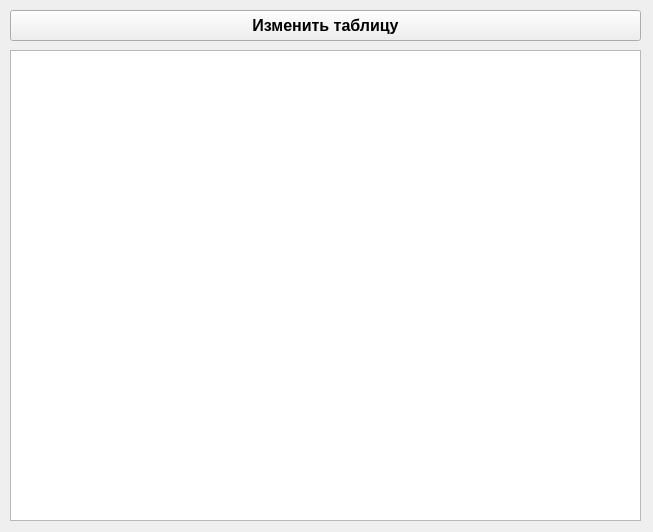
<?xml version="1.0" encoding="UTF-8"?>
<ui version="4.0">
 <class>Coffee</class>
 <widget class="QWidget" name="Coffee">
  <property name="geometry">
   <rect>
    <x>0</x>
    <y>0</y>
    <width>653</width>
    <height>532</height>
   </rect>
  </property>
  <property name="windowTitle">
   <string>Кофе</string>
  </property>
  <widget class="QTableWidget" name="tableWidget">
   <property name="geometry">
    <rect>
     <x>10</x>
     <y>50</y>
     <width>631</width>
     <height>471</height>
    </rect>
   </property>
  </widget>
  <widget class="QPushButton" name="addButton">
   <property name="geometry">
    <rect>
     <x>10</x>
     <y>10</y>
     <width>631</width>
     <height>31</height>
    </rect>
   </property>
   <property name="font">
    <font>
     <pointsize>12</pointsize>
     <weight>75</weight>
     <bold>true</bold>
    </font>
   </property>
   <property name="text">
    <string>Изменить таблицу</string>
   </property>
  </widget>
 </widget>
 <resources/>
 <connections/>
</ui>
